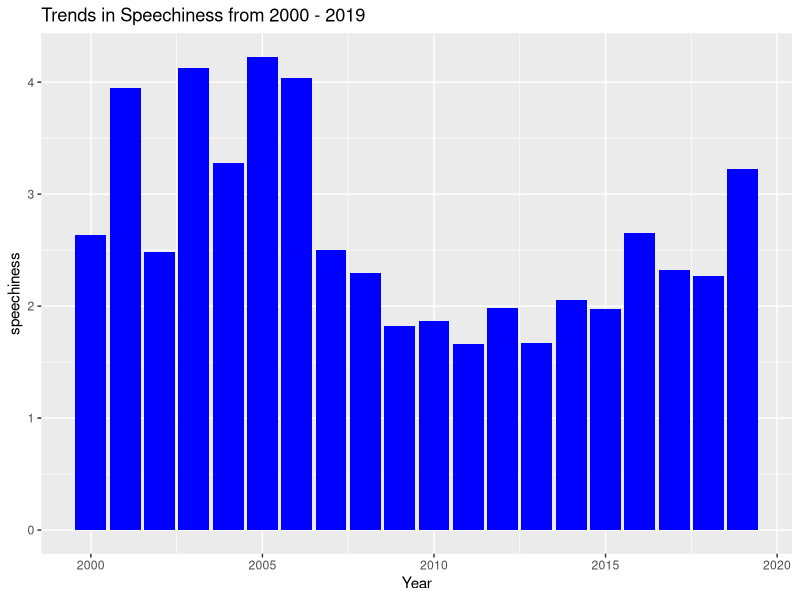

This chart was generated by the following R code:
# import libraries
library(dplyr)
library(ggplot2)

# Read in song data
songs <- read.csv("data/song_data.csv", stringsAsFactors = F)

value <- "speechiness"
feature <- songs[[value]]

speechiness_trends <- ggplot(songs) +
  geom_col(mapping = aes(x = year, y = feature), fill = "blue") +
  xlab("Year") +
  ylab(value) +
  ggtitle("Trends in Speechiness from 2000 - 2019")